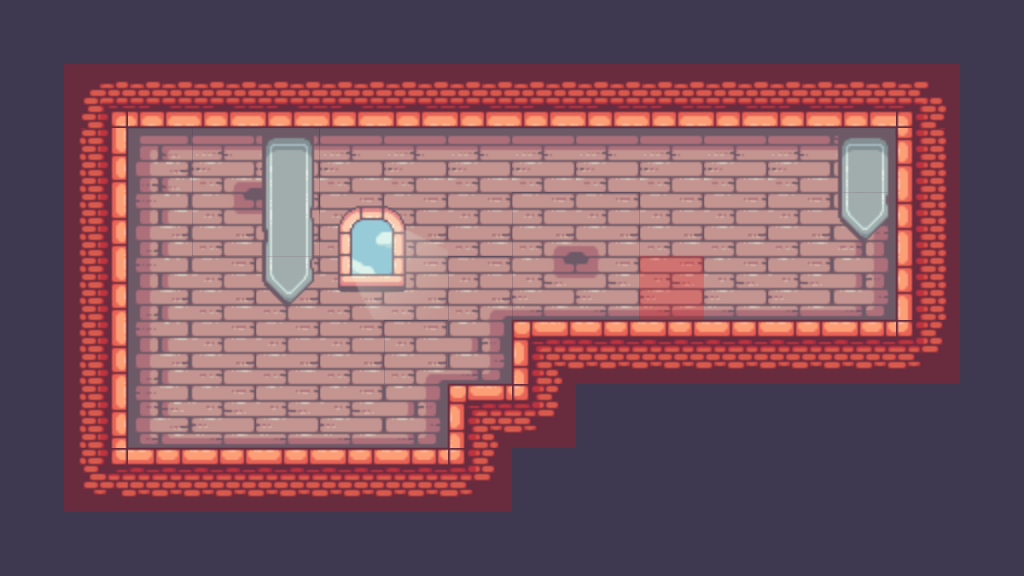

A 2D game scene composited from a Tiled map and its tileset images. What follows is a short description and the map's XML, with every tile layer's data as written:
An orthogonal 16x9 tile map with 64x64 px tiles, 4 tile layers (Bg, Tiles, Collisions, Decorations), 3 tilesets and 5 objects.

<map version="1.10" tiledversion="1.10.2" orientation="orthogonal" renderorder="right-down" width="16" height="9" tilewidth="64" tileheight="64" infinite="0" nextlayerid="7" nextobjectid="17">
 <editorsettings>
  <export target="../EEE.js" format="js" />
 </editorsettings>
 <tileset firstgid="1" source="../tilesets/Main.tsx" />
 <tileset firstgid="248" source="../tilesets/Decorations.tsx" />
 <tileset firstgid="290" source="../tilesets/Misc.tsx" />
 <layer id="2" name="Bg" width="16" height="9">
  <data encoding="csv">
41,41,41,41,41,41,41,41,41,41,41,41,41,41,41,41,
41,41,41,41,41,41,41,41,41,41,41,41,41,41,41,41,
41,41,41,41,41,41,41,41,41,41,41,41,41,41,41,41,
41,41,41,41,41,41,41,41,41,41,41,41,41,41,41,41,
41,41,41,41,41,41,41,41,41,41,41,41,41,41,41,41,
41,41,41,41,41,41,41,41,41,41,41,41,41,41,41,41,
41,41,41,41,41,41,41,41,41,41,41,41,41,41,41,41,
41,41,41,41,41,41,41,41,41,41,41,41,41,41,41,41,
41,41,41,41,41,41,41,41,41,41,41,41,41,41,41,41
</data>
 </layer>
 <layer id="1" name="Tiles" width="16" height="9">
  <data encoding="csv">
0,0,0,0,0,0,0,0,41,41,41,41,41,41,41,41,
0,27,60,60,60,60,60,60,60,60,60,60,60,60,28,41,
0,42,135,198,199,136,136,136,136,136,136,136,136,137,40,41,
0,42,154,160,161,155,155,155,141,142,155,155,155,156,40,41,
41,42,154,155,155,155,155,141,217,218,174,174,174,175,40,0,
0,42,154,155,155,155,141,175,21,22,22,22,22,22,47,0,
41,42,173,174,174,174,175,21,47,0,0,0,0,0,0,0,
0,46,22,22,22,22,22,47,0,0,0,0,0,0,0,0,
0,0,0,0,0,0,0,0,0,0,0,0,0,0,41,41
</data>
 </layer>
 <layer id="4" name="Collisions" width="16" height="9" opacity="0.22">
  <data encoding="csv">
0,0,0,0,0,0,0,0,0,0,0,0,0,0,0,0,
0,292,292,292,292,292,292,292,292,292,292,292,292,292,292,0,
0,292,0,0,0,0,0,0,0,0,0,0,0,0,292,0,
0,292,0,0,0,0,0,0,0,0,0,0,0,0,292,0,
0,292,0,0,0,0,0,0,0,0,292,0,0,0,292,0,
0,292,0,0,0,0,0,0,292,292,292,292,292,292,292,0,
0,292,0,0,0,0,0,292,292,0,0,0,0,0,0,0,
0,292,292,292,292,292,292,292,0,0,0,0,0,0,0,0,
0,0,0,0,0,0,0,0,0,0,0,0,0,0,0,0
</data>
 </layer>
 <objectgroup id="3" name="Boxes and Door">
  <object id="11" gid="290" x="721.501" y="319.485" width="92" height="112" />
  <object id="12" gid="291" x="640.706" y="318.409" width="44" height="32" />
  <object id="13" gid="291" x="658.671" y="318.409" width="44" height="32" />
  <object id="14" gid="291" x="658.671" y="288.468" width="44" height="32" />
  <object id="16" gid="291" x="167.63" y="402.246" width="44" height="32" />
 </objectgroup>
 <layer id="5" name="Decorations" width="16" height="9">
  <data encoding="csv">
0,0,0,0,0,0,0,0,0,0,0,0,0,0,0,0,
0,0,0,0,0,0,0,0,0,0,0,0,0,0,0,0,
0,0,0,0,256,0,0,0,0,0,0,0,0,256,0,0,
0,0,0,0,263,271,272,0,0,0,0,0,0,277,0,0,
0,0,0,0,277,278,279,0,0,0,0,0,0,0,0,0,
0,0,0,0,0,0,0,0,0,0,0,0,0,0,0,0,
0,0,0,0,0,0,0,0,0,0,0,0,0,0,0,0,
0,0,0,0,0,0,0,0,0,0,0,0,0,0,0,0,
0,0,0,0,0,0,0,0,0,0,0,0,0,0,0,0
</data>
 </layer>
</map>
